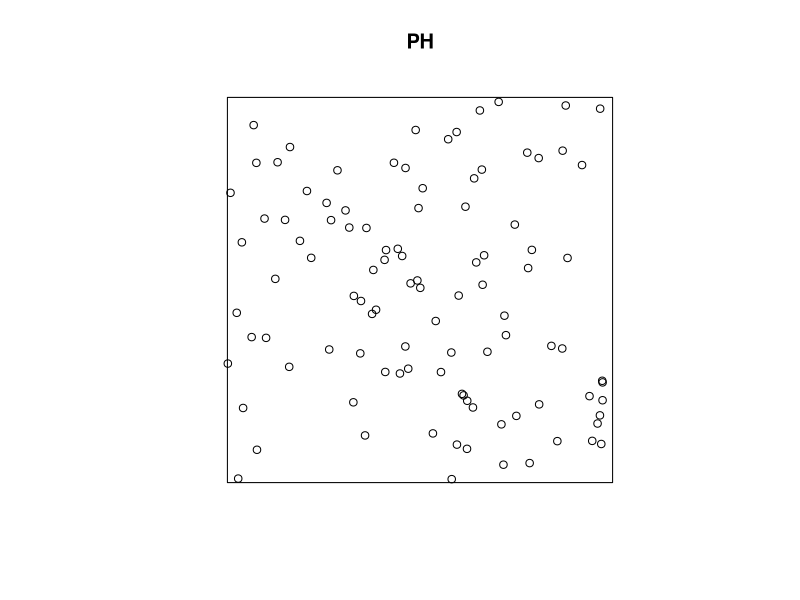
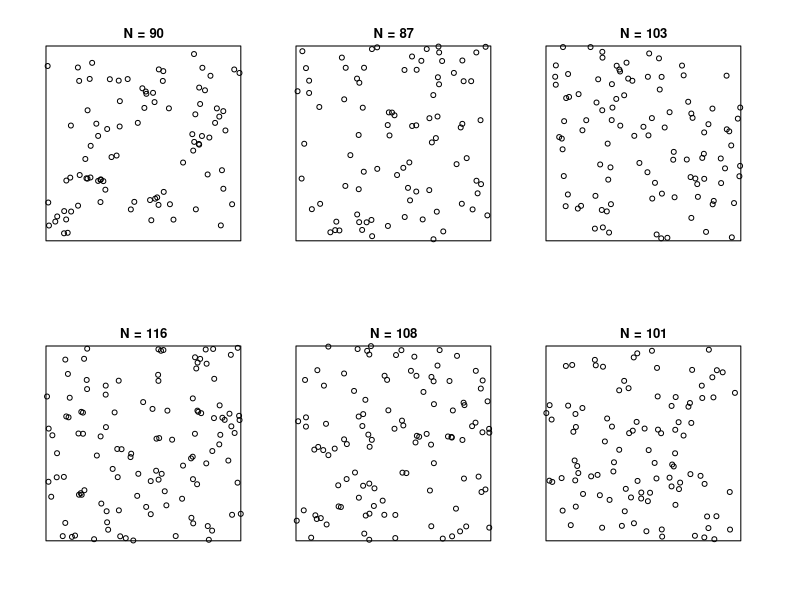

These figures' R source, in order: (Note: this script raises an error after producing the figures.)
## ---- chunk 1
library(knitr)
knitr::opts_chunk$set(
  echo = TRUE, eval = FALSE)
## ---- chunk 2
library(spatstat)
## ---- chunk 3
## Gera o padrão de um processo PH, com intensidade = 100
PH <- rpoispp(lambda = 100, win = unit.square())
## Plota o padrão de pontos
plot(PH)
## ---- chunk 4
## seis  simulações do modelo
set.seed(3)
HP1 <- rpoispp(lambda = 100, win = unit.square(), nsim = 6)
names(HP1) <- sapply(HP1, function(x) paste0("N = ", x$n))
plot(HP1, multiplot=TRUE, main = "")
## ---- chunk 5
## Aqui definimos uma funcao que descreve como a intensidade muda na area
## No caso, a itensidade muda de 180 para 20 a partir do valor da coordenada X = 0.5
padrao1 <- function(x,y) ifelse(test = x > 0.5, yes = 20, no = 180)
## Gera o padrão de pontos
IP <- rpoispp(lambda = padrao1, win = unit.square())
## Plota o grafico
plot(IP1)
## Uma linha para marcar as duas regiões
abline(v = 0.5, lty =2 , col = "blue")
## ---- chunk 6
image(bei.extra$elev, main = "Elevação do terreno em BCI")
## ---- chunk 7
## Valores de intensidade em funcao da elevacao
padrao2 <- exp(20 - bei.extra$elev/10)*5e-6
## Gera padrão de pontos com a intensidade definida acima
bci.pp <- rpoispp(lambda = padrao2)
## Plota o mapa do terreno e os pontos
image(bei.extra$elev, main = "Elevação do terreno em BCI")
points(bci.pp)
## ---- chunk 8
TH <- rThomas(kappa = 10, scale = 0.01, mu = 10, win = unit.square())
plot(TH)
## ---- chunk 9
## Nova simulacao com kappa = 20
TH2 <- rThomas(kappa = 20, scale = 0.01, mu = 10, win = unit.square())
## Plota o grafico anterior junto com o grafico do novo padrao
par(mfrow=c(1,2)) ## abre janela para dois graficos juntos
plot(TH, main = "Kappa = 10")
plot(TH2, main = "Kappa = 20")
par(mfrow = c(1,1))
## ---- chunk 10
## Nova simulacao com scale = 0.03
TH3 <- rThomas(kappa = 10, scale = 0.03, mu = 10, win = unit.square())
## Plota o grafico anterior junto com o grafico do novo padrao
par(mfrow=c(1,2)) ## abre janela para dois graficos juntos
plot(TH, main = "scale = 0.01")
plot(TH3, main = "scale = 0.03")
par(mfrow = c(1,1))
## ---- chunk 11
## Cria o padrão de intensidade de agregados: duas zonas com intensidades 6 e 20
padrao3 <- function(x,y) ifelse(x > 0.5, 6, 20)
## Simula o processo de Thomas com intensidade igual ao padrão acima
IT <- rThomas(kappa = padrao3, scale = 0.01, mu = 10, win = unit.square())
## Plota os pontos e a linha que divide as duas zonas de intensidade
plot(IT)
abline(v = 0.5, lty =2 , col = "blue")
